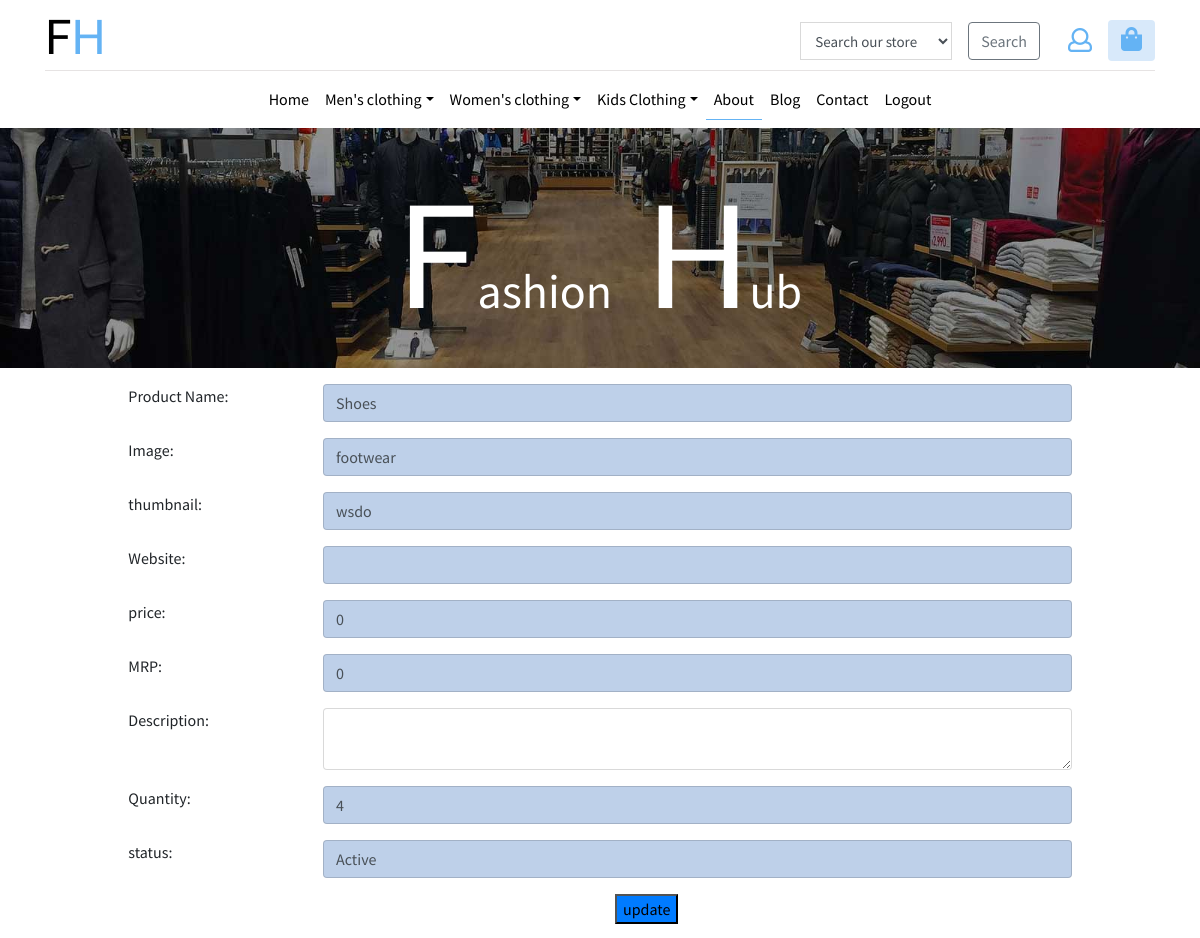
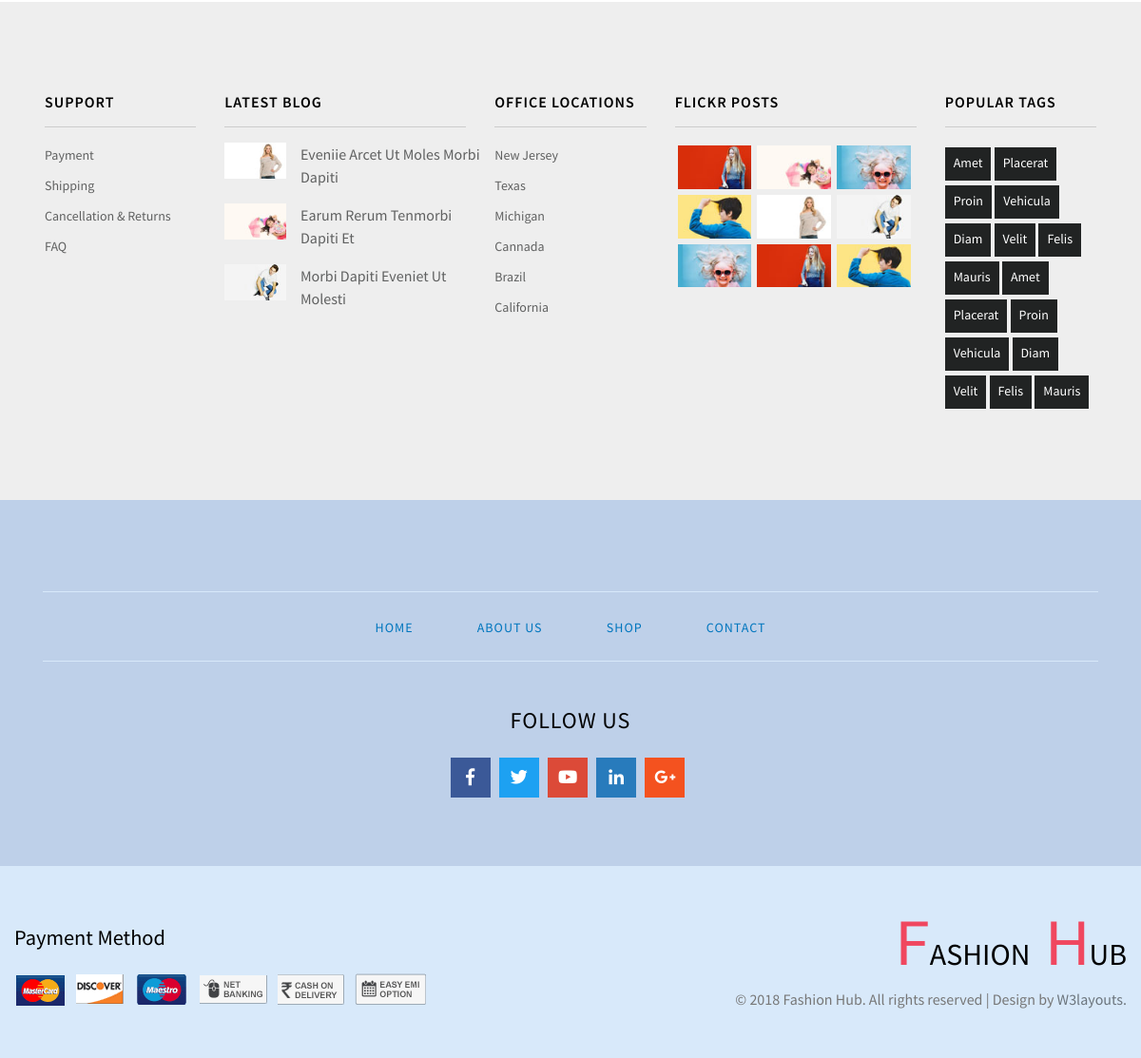
Screenshot of /editproduct.php?id=8 with the database file from the repository (2 pictures, top to bottom).
### tables this page shows
CREATE TABLE `product` (
  `id` int(11) NOT NULL,
  `product_name` varchar(255) NOT NULL,
  `category` varchar(255) NOT NULL,
  `thumbnail` varchar(255) NOT NULL,
  `website` varchar(255) NOT NULL,
  `price` bigint(20) NOT NULL,
  `MRP` bigint(20) NOT NULL,
  `description` longtext NOT NULL,
  `quantity` bigint(200) NOT NULL,
  `status` varchar(10) NOT NULL DEFAULT 'Active',
  `created_at` timestamp NOT NULL DEFAULT current_timestamp()
);

### editproduct.php (the view, shortened to what this page needs)
<?php
include('header.php');
?>
<?php
if(isset($_REQUEST['id'])){
    $id=$_REQUEST['id'];
   include('config.php');
   $query="Select * from `product` where `id`='$id'";
   $result=mysqli_query($connection,$query);
   $data=mysqli_fetch_array($result);
}
?>
<form method="post">
<div class="row m-3">
    <div class="col-md-1"></div>
    <div class="col-md-2">
        <label>Product Name:</label>
    </div>
    <div class="col-md-8">
    <input type="text" name="product_name" value="<?php echo $data['product_name']?>" class="form-control">
    </div>
</div>
<div class="row m-3">
<div class="col-md-1"></div>
    <div class="col-md-2">
        <label>Image:</label>
    </div>
    <div class="col-md-8">
    <input type="text" name="category" value="<?php echo $data['category']?>" class="form-control">
    </div>
</div>
<div class="row m-3">
<div class="col-md-1"></div>
    <div class="col-md-2">
        <label>thumbnail:</label>
    </div>
    <div class="col-md-8">
    <input type="text" name="thumbnail" value="<?php echo $data['thumbnail']?>" class="form-control">
    </div>
</div>
<div class="row m-3">
<div class="col-md-1"></div>
    <div class="col-md-2">
        <label>Website:</label>
    </div>
    <div class="col-md-8">
    <input type="text" name="webname" value="<?php echo $data['website']?>" class="form-control">
    </div>
</div>
<div class="row m-3">
<div class="col-md-1"></div>
    <div class="col-md-2">
        <label>price:</label>
    </div>
    <div class="col-md-8">
    <input type="text" name="price" value="<?php echo $data['price']?>" class="form-control">
    </div>
</div>
<div class="row m-3">
<div class="col-md-1"></div>
    <div class="col-md-2">
        <label>MRP:</label>
    </div>
    <div class="col-md-8">
    <input type="text" name="mrp" value="<?php echo $data['MRP']?>" class="form-control">
    </div>
</div>
<div class="row m-3">
<div class="col-md-1"></div>
    <div class="col-md-2">
        <label>Description:</label>
    </div>
    <div class="col-md-8">
    <textarea name="description" value="<?php echo $data['description']?>" class="form-control"></textarea>
    </div>
</div>
<div class="row m-3">
<div class="col-md-1"></div>
    <div class="col-md-2">
        <label>Quantity:</label>
    </div>
    <div class="col-md-8">
    <input type="number" name="date" value="<?php echo $data['quantity']?>" class="form-control">
    </div>
</div>
<div class="row m-3">
<div class="col-md-1"></div>
    <div class="col-md-2">
        <label>status:</label>
    </div>
    <div class="col-md-8">
    <input type="text" name="status" value="<?php echo $data['status'] ?>" class="form-control">
    </div>
</div>
<div class="row my-3">
    <div class="col-md-6"></div>
    <div class="col-md-2">
        <button name="btn" class="bg-primary" >update</button>
    </div>
</div>
</form>
<?php
include('footer.php');
?>

### css/style.css (style rules this page uses)
body { margin: 0; font-family: 'Source Sans Pro', sans-serif; background: #fff; }
input.form-control { background: #BED0E9; }
.form-control { -webkit-box-shadow: none; -moz-box-shadow: none; -ms-box-shadow: none; box-shadow: none; border: 1px solid rgba(0, 0, 0, 0.15); background-color: #ffffff; -webkit-transition: all 0.1s ease-in; -moz-transition: all 0.1s ease-in; -ms-transition: all 0.1s ease-in; -o-transition: all 0.1s ease-in; transition: all 0.1s ease-in; }

### rows the page displays
product: product_name "Shoes", category "footwear", thumbnail "wsdo", price "0", mrp "0", date "4", status "Active"
